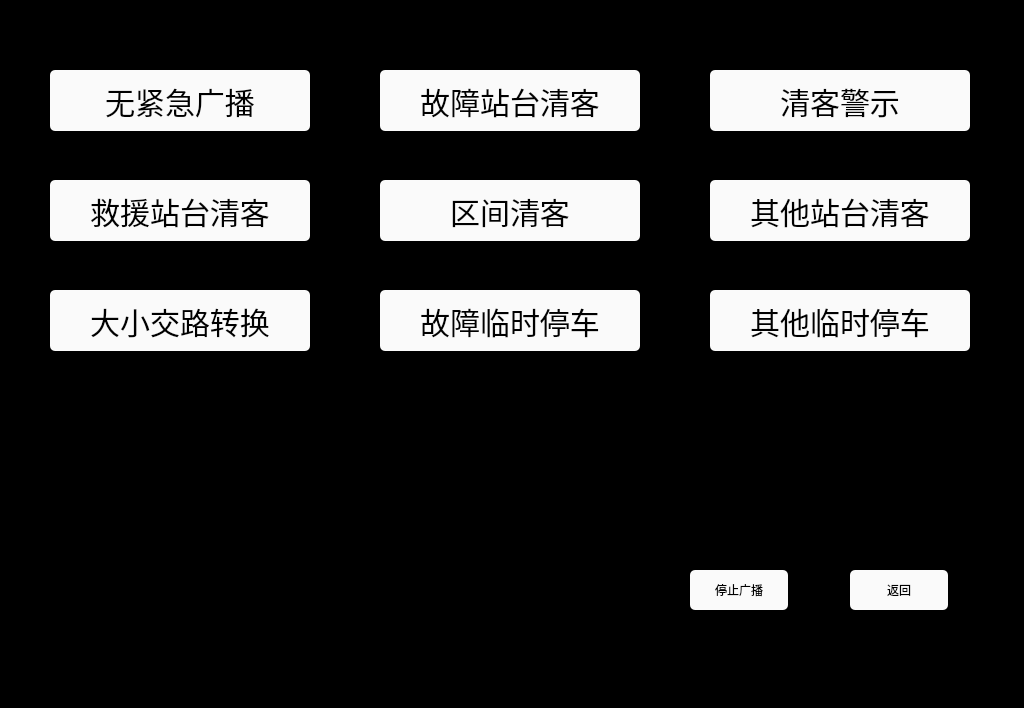
<?xml version="1.0" encoding="UTF-8"?>
<ui version="4.0">
 <class>EmergencyBroadcast</class>
 <widget class="QWidget" name="EmergencyBroadcast">
  <property name="geometry">
   <rect>
    <x>0</x>
    <y>0</y>
    <width>1024</width>
    <height>708</height>
   </rect>
  </property>
  <property name="windowTitle">
   <string>Form</string>
  </property>
  <property name="styleSheet">
   <string notr="true">QLabel
{
	color: white;
	border: 2px groove, gray;
    border-color: gray;
	font: 20px, &quot;SimHei&quot;;
}

QWidget
{
	background-color: black;
}

QPushButton
{
	font: 20px, &quot;SimHei&quot;;
    color: black;
	background-color: rgb(250, 250, 250);
	border-radius: 5px;
}</string>
  </property>
  <widget class="QPushButton" name="btn0">
   <property name="geometry">
    <rect>
     <x>50</x>
     <y>70</y>
     <width>260</width>
     <height>61</height>
    </rect>
   </property>
   <property name="styleSheet">
    <string notr="true">	font: 30px</string>
   </property>
   <property name="text">
    <string>无紧急广播</string>
   </property>
  </widget>
  <widget class="QPushButton" name="btn1">
   <property name="geometry">
    <rect>
     <x>380</x>
     <y>70</y>
     <width>260</width>
     <height>61</height>
    </rect>
   </property>
   <property name="styleSheet">
    <string notr="true">	font: 30px</string>
   </property>
   <property name="text">
    <string>故障站台清客</string>
   </property>
  </widget>
  <widget class="QPushButton" name="btn2">
   <property name="geometry">
    <rect>
     <x>710</x>
     <y>70</y>
     <width>260</width>
     <height>61</height>
    </rect>
   </property>
   <property name="styleSheet">
    <string notr="true">	font: 30px</string>
   </property>
   <property name="text">
    <string>清客警示</string>
   </property>
  </widget>
  <widget class="QPushButton" name="btn3">
   <property name="geometry">
    <rect>
     <x>50</x>
     <y>180</y>
     <width>260</width>
     <height>61</height>
    </rect>
   </property>
   <property name="styleSheet">
    <string notr="true">	font: 30px</string>
   </property>
   <property name="text">
    <string>救援站台清客</string>
   </property>
  </widget>
  <widget class="QPushButton" name="btn4">
   <property name="geometry">
    <rect>
     <x>380</x>
     <y>180</y>
     <width>260</width>
     <height>61</height>
    </rect>
   </property>
   <property name="styleSheet">
    <string notr="true">	font: 30px</string>
   </property>
   <property name="text">
    <string>区间清客</string>
   </property>
  </widget>
  <widget class="QPushButton" name="btn5">
   <property name="geometry">
    <rect>
     <x>710</x>
     <y>180</y>
     <width>260</width>
     <height>61</height>
    </rect>
   </property>
   <property name="styleSheet">
    <string notr="true">	font: 30px</string>
   </property>
   <property name="text">
    <string>其他站台清客</string>
   </property>
  </widget>
  <widget class="QPushButton" name="btn6">
   <property name="geometry">
    <rect>
     <x>50</x>
     <y>290</y>
     <width>260</width>
     <height>61</height>
    </rect>
   </property>
   <property name="styleSheet">
    <string notr="true">	font: 30px</string>
   </property>
   <property name="text">
    <string>大小交路转换</string>
   </property>
  </widget>
  <widget class="QPushButton" name="btn7">
   <property name="geometry">
    <rect>
     <x>380</x>
     <y>290</y>
     <width>260</width>
     <height>61</height>
    </rect>
   </property>
   <property name="styleSheet">
    <string notr="true">	font: 30px</string>
   </property>
   <property name="text">
    <string>故障临时停车</string>
   </property>
  </widget>
  <widget class="QPushButton" name="btn_Back">
   <property name="geometry">
    <rect>
     <x>850</x>
     <y>570</y>
     <width>98</width>
     <height>40</height>
    </rect>
   </property>
   <property name="text">
    <string>返回</string>
   </property>
  </widget>
  <widget class="QPushButton" name="btn_cease">
   <property name="geometry">
    <rect>
     <x>690</x>
     <y>570</y>
     <width>98</width>
     <height>40</height>
    </rect>
   </property>
   <property name="text">
    <string>停止广播</string>
   </property>
  </widget>
  <widget class="QPushButton" name="btn8">
   <property name="geometry">
    <rect>
     <x>710</x>
     <y>290</y>
     <width>260</width>
     <height>61</height>
    </rect>
   </property>
   <property name="styleSheet">
    <string notr="true">	font: 30px</string>
   </property>
   <property name="text">
    <string>其他临时停车</string>
   </property>
  </widget>
 </widget>
 <resources/>
 <connections/>
</ui>
